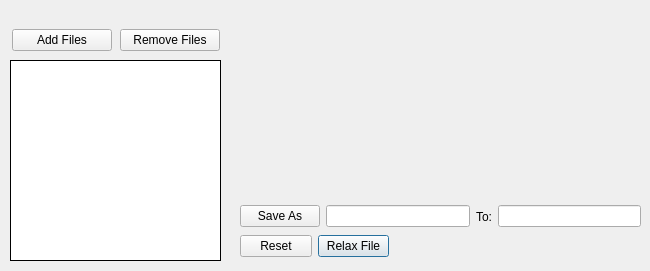
      <widget class="QWidget" name="relax">
       <attribute name="title">
        <string>Relax</string>
       </attribute>
       <widget class="QListWidget" name="relaxFileNames">
        <property name="geometry">
         <rect>
          <x>10</x>
          <y>60</y>
          <width>211</width>
          <height>201</height>
         </rect>
        </property>
        <property name="focusPolicy">
         <enum>Qt::ClickFocus</enum>
        </property>
        <property name="frameShape">
         <enum>QFrame::Box</enum>
        </property>
        <property name="frameShadow">
         <enum>QFrame::Plain</enum>
        </property>
       </widget>
       <widget class="QWidget" name="layoutWidget">
        <property name="geometry">
         <rect>
          <x>10</x>
          <y>20</y>
          <width>212</width>
          <height>41</height>
         </rect>
        </property>
        <layout class="QHBoxLayout" name="horizontalLayout_3">
         <item>
          <widget class="QPushButton" name="relaxAddFile">
           <property name="sizePolicy">
            <sizepolicy hsizetype="Ignored" vsizetype="Fixed">
             <horstretch>0</horstretch>
             <verstretch>0</verstretch>
            </sizepolicy>
           </property>
           <property name="minimumSize">
            <size>
             <width>100</width>
             <height>0</height>
            </size>
           </property>
           <property name="maximumSize">
            <size>
             <width>100</width>
             <height>16777215</height>
            </size>
           </property>
           <property name="focusPolicy">
            <enum>Qt::NoFocus</enum>
           </property>
           <property name="contextMenuPolicy">
            <enum>Qt::DefaultContextMenu</enum>
           </property>
           <property name="text">
            <string>Add Files</string>
           </property>
           <property name="default">
            <bool>false</bool>
           </property>
           <property name="flat">
            <bool>false</bool>
           </property>
          </widget>
         </item>
         <item>
          <widget class="QPushButton" name="relaxRemoveFile">
           <property name="sizePolicy">
            <sizepolicy hsizetype="Ignored" vsizetype="Fixed">
             <horstretch>0</horstretch>
             <verstretch>0</verstretch>
            </sizepolicy>
           </property>
           <property name="minimumSize">
            <size>
             <width>100</width>
             <height>0</height>
            </size>
           </property>
           <property name="maximumSize">
            <size>
             <width>100</width>
             <height>16777215</height>
            </size>
           </property>
           <property name="focusPolicy">
            <enum>Qt::NoFocus</enum>
           </property>
           <property name="text">
            <string>Remove Files</string>
           </property>
          </widget>
         </item>
        </layout>
       </widget>
       <widget class="QWidget" name="layoutWidget">
        <property name="geometry">
         <rect>
          <x>240</x>
          <y>200</y>
          <width>401</width>
          <height>33</height>
         </rect>
        </property>
        <layout class="QHBoxLayout" name="horizontalLayout_14">
         <item>
          <widget class="QPushButton" name="relaxSaveAs">
           <property name="focusPolicy">
            <enum>Qt::NoFocus</enum>
           </property>
           <property name="text">
            <string>Save As</string>
           </property>
          </widget>
         </item>
         <item>
          <widget class="QLineEdit" name="relaxNameSave">
           <property name="focusPolicy">
            <enum>Qt::NoFocus</enum>
           </property>
           <property name="text">
            <string/>
           </property>
           <property name="alignment">
            <set>Qt::AlignLeading|Qt::AlignLeft|Qt::AlignVCenter</set>
           </property>
           <property name="dragEnabled">
            <bool>false</bool>
           </property>
           <property name="placeholderText">
            <string/>
           </property>
           <property name="clearButtonEnabled">
            <bool>false</bool>
           </property>
          </widget>
         </item>
         <item>
          <widget class="QLabel" name="label_5">
           <property name="text">
            <string>To:</string>
           </property>
           <property name="alignment">
            <set>Qt::AlignCenter</set>
           </property>
          </widget>
         </item>
         <item>
          <widget class="QLineEdit" name="relaxSavePath">
           <property name="focusPolicy">
            <enum>Qt::NoFocus</enum>
           </property>
          </widget>
         </item>
        </layout>
       </widget>
       <widget class="QWidget" name="layoutWidget">
        <property name="geometry">
         <rect>
          <x>240</x>
          <y>230</y>
          <width>149</width>
          <height>32</height>
         </rect>
        </property>
        <layout class="QHBoxLayout" name="horizontalLayout_15">
         <item>
          <widget class="QPushButton" name="relaxReset">
           <property name="sizePolicy">
            <sizepolicy hsizetype="Expanding" vsizetype="Fixed">
             <horstretch>0</horstretch>
             <verstretch>0</verstretch>
            </sizepolicy>
           </property>
           <property name="maximumSize">
            <size>
             <width>150</width>
             <height>16777215</height>
            </size>
           </property>
           <property name="focusPolicy">
            <enum>Qt::NoFocus</enum>
           </property>
           <property name="text">
            <string>Reset</string>
           </property>
          </widget>
         </item>
         <item>
          <widget class="QPushButton" name="relaxButton">
           <property name="sizePolicy">
            <sizepolicy hsizetype="Expanding" vsizetype="Fixed">
             <horstretch>0</horstretch>
             <verstretch>0</verstretch>
            </sizepolicy>
           </property>
           <property name="minimumSize">
            <size>
             <width>0</width>
             <height>0</height>
            </size>
           </property>
           <property name="maximumSize">
            <size>
             <width>150</width>
             <height>16777215</height>
            </size>
           </property>
           <property name="focusPolicy">
            <enum>Qt::NoFocus</enum>
           </property>
           <property name="autoFillBackground">
            <bool>false</bool>
           </property>
           <property name="text">
            <string>Relax File</string>
           </property>
           <property name="autoDefault">
            <bool>false</bool>
           </property>
           <property name="default">
            <bool>true</bool>
           </property>
           <property name="flat">
            <bool>false</bool>
           </property>
          </widget>
         </item>
        </layout>
       </widget>
      </widget>
